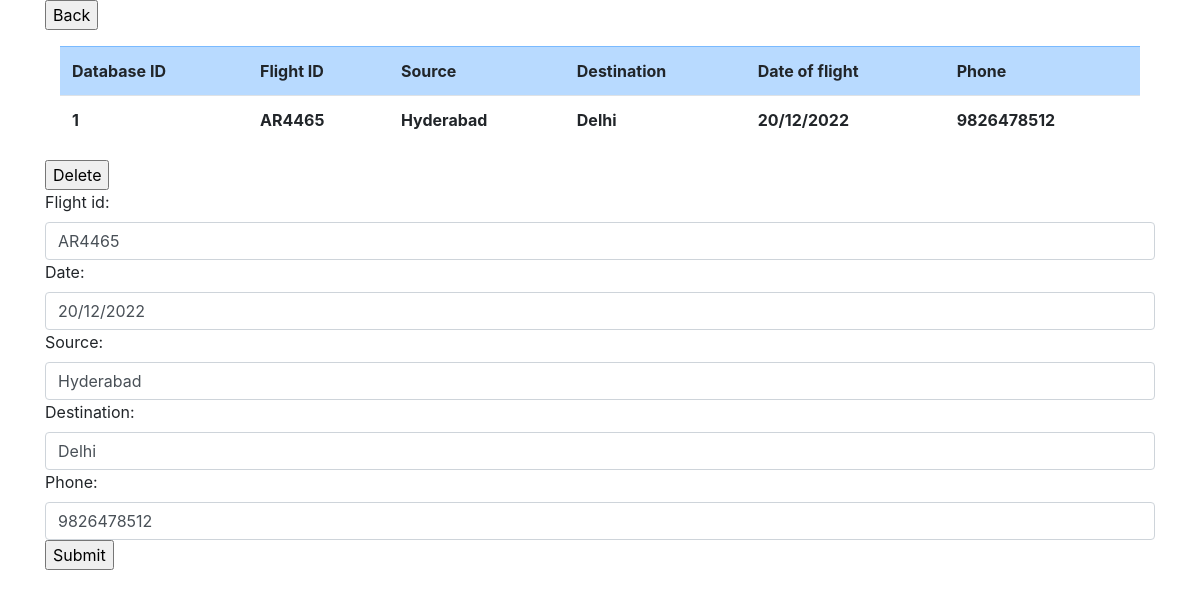
Screenshot of /flights/1/ with the database file from the repository.
### api/models.py (models this page shows, shortened)
class Flight(models.Model):
    flight_id = models.CharField(validators=[RegexValidator(regex='[A-Z]{2}[0-9]{4}')], max_length=6)
    date = models.CharField(validators=[RegexValidator(regex='[0-9]{2}\/[0-9]{2}\/[0-9]{4}')], max_length=10)
    source = models.CharField(max_length=20)
    destination = models.CharField(max_length=20)
    phone = models.CharField(validators=[RegexValidator(regex='[0-9]{10}')], max_length=10)

### api/views.py (the view, shortened to what this page needs)
# urls.py: path('flights/<int:f_id>/',updateFlight),
def updateFlight(request, f_id):
    if request.method == "GET":
        f = Flight.objects.filter(id=f_id)
        dict_data = serializers.serialize('python',f)
        print(dict_data[0].get('fields'))
        return render(request, "single_flight.html", {'flight':dict_data[0], 'form':FlightForm(initial = dict_data[0].get('fields'))})

### api/forms.py
class FlightForm(forms.ModelForm):
    def __init__(self, *args, **kwargs):
        super().__init__(*args, **kwargs)
        for visible in self.visible_fields():
            visible.field.widget.attrs['class'] = 'form-control'
    class Meta:
        model = Flight
        fields = '__all__'

### api/Templates/single_flight.html (shortened to what this page needs)
{%extends "base.html"%}
{% block content %}
<div class = "container">
<form action="/flights/" class = "form-group">
    <input type="submit" value="Back">
</form>
<div class = "container">
    <table class = "table table-hover">
        <tr class="table-primary">
            <th>
                Database ID
            </th>
            <th>
                Flight ID
            </th>
            <th>
                Source
            </th>
            <th>
                Destination
            </th>
            <th>
                Date of flight
            </th>
            <th>
                Phone
            </th>
        </tr>
        <tr>
            <th>
                {{flight.pk}}
            </th>
            <th>
                {{flight.fields.flight_id}}
            </th>
            <th>
                {{flight.fields.source}}
            </th>
            <th>
                {{flight.fields.destination}}
            </th>
            <th>
                {{flight.fields.date}}
            </th>
            <th>
                {{flight.fields.phone}}
            </th>
        </tr>
    </table>
</div>
<form action="/flights/{{flight.pk}}/delete/" method="post">
    <input type="submit" value="Delete">
</form>
<form action="/flights/{{flight.pk}}/" method="post">
    {{form}}
    <input type="submit" value="Submit">
</form>
</div>
{% endblock %}

### rows the page displays
Flight: fields.flight_id "AR4465", fields.source "Hyderabad", fields.destination "Delhi", fields "20/12/2022", flight_id "AR4465", date "20/12/2022", source "Hyderabad", destination "Delhi", phone "9826478512"

### other values shown
{{ flight.pk }} "1"
{{ flight.fields.phone }} "9826478512"
